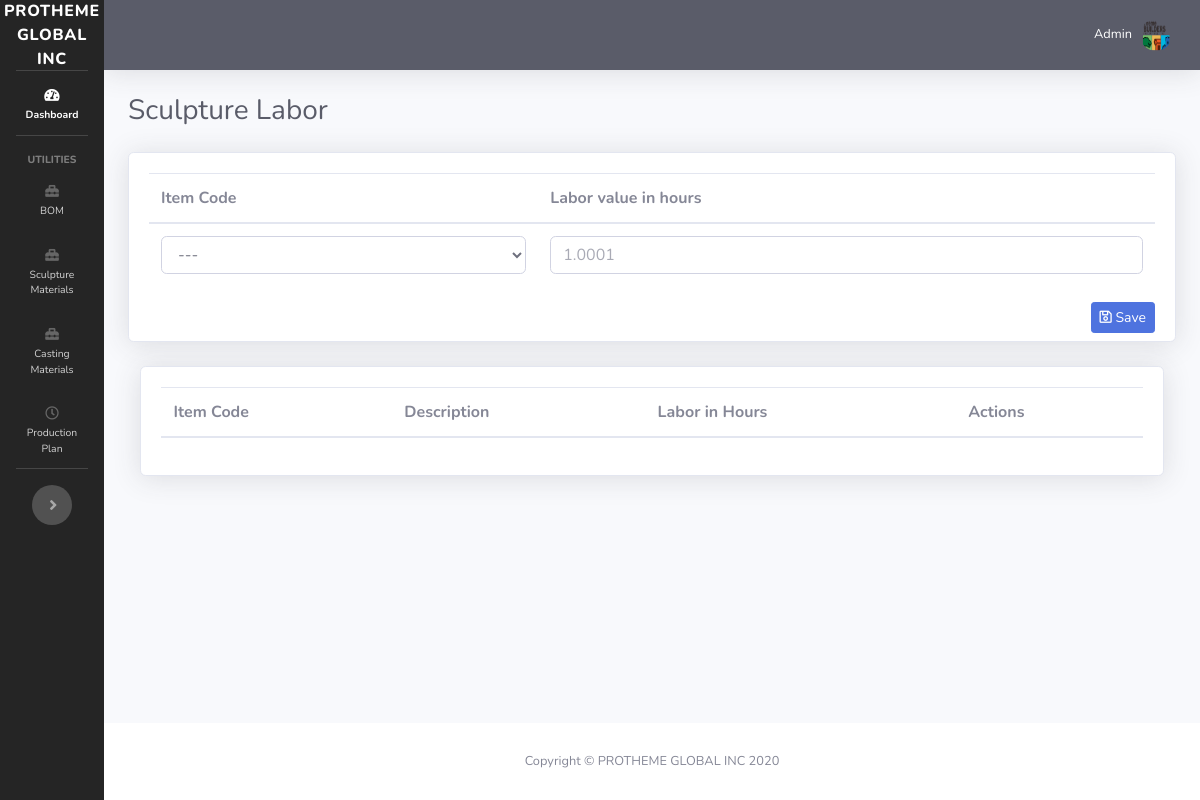
Before: /sculpture-labor.php with the older database file.
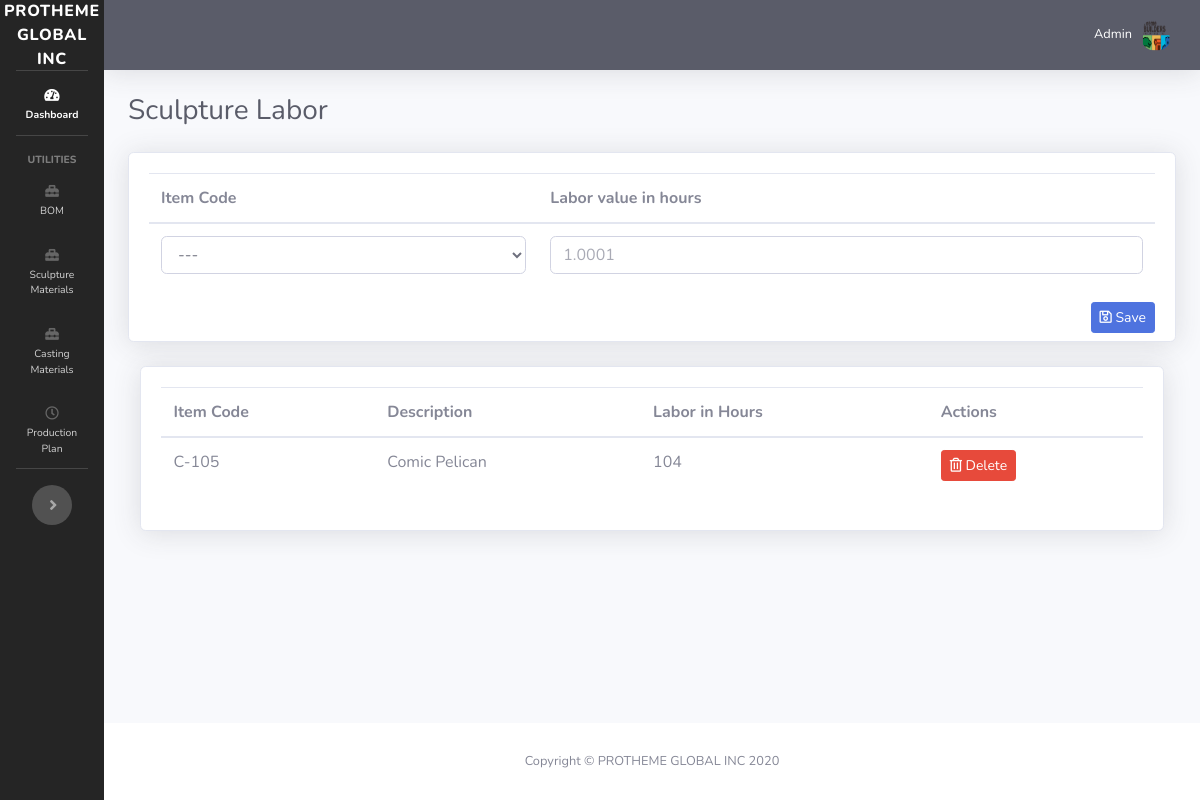
After: the same page with the newer database file.
### tables this page shows
CREATE TABLE `sculpture_labor` (
  `id` int(11) NOT NULL,
  `item_id` int(11) NOT NULL,
  `days` int(11) NOT NULL
);

CREATE TABLE `item` (
  `id` int(11) NOT NULL,
  `item_code` varchar(128) NOT NULL,
  `item_description` varchar(128) NOT NULL,
  `material` varchar(128) NOT NULL,
  `finish` varchar(128) NOT NULL
);

### sculpture-labor.php (the view, shortened to what this page needs)
<?php
require_once 'dbh.php';
include("sidebar.php");
$getItemSculptureMaterials = $mysqli->query('SELECT i.item_code, i.item_description, sl.days, sl.id
FROM item i
JOIN sculpture_labor sl
ON sl.item_id = i.id') or die ($mysqli->error);
?>
<div id="content-wrapper" class="d-flex flex-column">
    <div id="content">
        <?php
        include("topbar.php");
        ?>
        <div class="container-fluid">
            <div class="d-sm-flex align-items-center justify-content-between mb-4">
                <h1 class="h3 mb-0 text-gray-800">Sculpture Labor</h1>
            </div>
            <div class="row">
                <div class="col-lg-12 mb-4">
                    <div class="card shadow mb-4">
                        <form action="process_item.php" method="POST" class="mb-1">
                            <div class="card-body">
                                <table class="table">
                                    <thead>
                                    <tr>
                                        <th>Item Code</th>
                                        <th>Labor value in hours</th>
                                    </tr>
                                    </thead>
                                    <tbody>
                                    <tr>
                                        <td>
                                            <select class="form-control" name="item_code" required>
                                                <option value="" disabled selected>---</option>
                                            </select>
                                        </td>
                                        <td>
                                            <input type="number" placeholder="1.0001" name="item_labor" class="form-control" step="0.00001"  required>
                                        </td>
                                    </tr>
                                    </tbody>
                                </table>
                                <button type="submit" class="btn btn-primary btn-sm mb-1 float-right" name="save_sculpture_labor"><i class="far fa-save"></i> Save</button>
                        </form>
                    </div>
                </div>
                <div class="col-lg-12 mb-4">
                    <div class="card shadow mb-12" style="padding: 2%;">
                        <table class="table" id="itemSculptureMaterials">
                            <thead>
                            <tr>
                                <th>Item Code</th>
                                <th>Description</th>
                                <th>Labor in Hours</th>
                                <th>Actions</th>
                            </tr>
                            </thead>
                            <tbody>
                            <?php while($newItemSculptureMaterials=$getItemSculptureMaterials->fetch_assoc()){ ?>
                                <tr>
                                    <td><?php echo $newItemSculptureMaterials['item_code']; ?></td>
                                    <td><?php echo $newItemSculptureMaterials['item_description']; ?></td>
                                    <td><?php echo $newItemSculptureMaterials['days']; ?></td>
                                    <td>
                                        <button type="button" class="btn btn-sm btn-danger float-left" data-toggle="modal" data-target="#exampleModal<?php echo $newItemSculptureMaterials['id']; ?>">
                                            <i class="far fa-trash-alt"></i> Delete
                                        </button>
                                    </td>
                                </tr>
                            <?php }?>
                            </tbody>
                        </table>
                    </div>
                </div>
            </div>
        </div>
    </div>
</div>
<?php include("footer.php"); ?>

Changed rows visible on the page:
added sculpture_labor: item.item_code "C-105", item.item_description "Comic Pelican", days "104"
